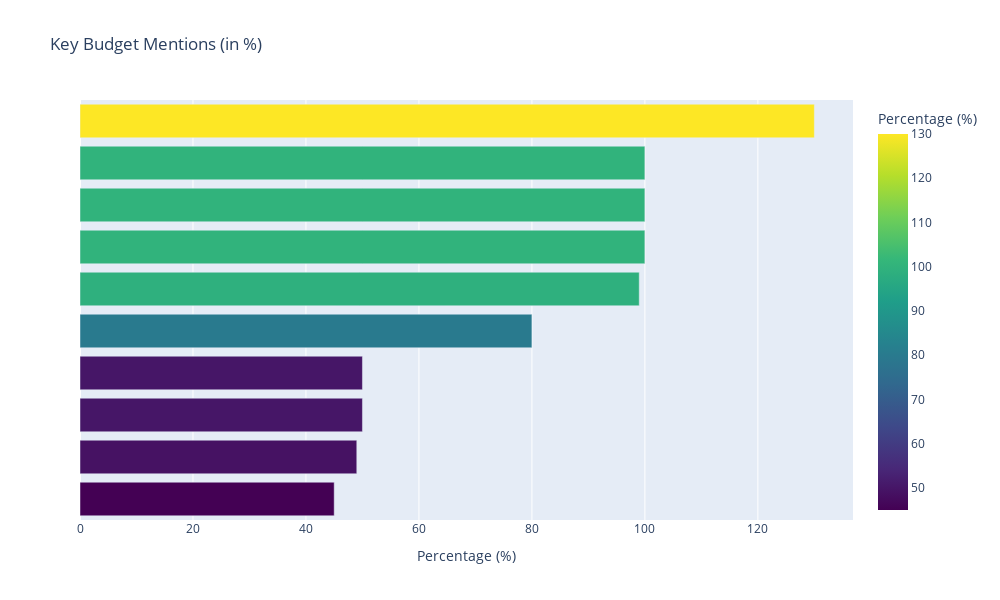

The notebook cell saved with this chart:
### Markdown cell above
## Above plot in interactive mode

### Code cell


### Figure 1 — Plotly figure (JSON) as saved in the notebook; plotly's stock layout.template omitted (floating-point values rounded to 4 significant figures)
{"data": [{"alignmentgroup": "True", "hovertemplate": "<b>%{hovertext}</b><br><br>Percentage (%)=%{marker.color}<br>Key Mentions=%{y}<extra></extra>", "hovertext": ["('Our Government', 'almost 1.1 lakh UG and PG medical education seats', 'ten years', 'an increase', '130 per cent')", "('Total number', 'students', '23 IITs', 'cent', '65,000 to 1.35 lakh', 'the past 10 years')", "('cent', 'I', 'the extension', 'the Mission', 'an enhanced total outlay')", "('The FDI limit', 'the insurance sector', 'cent')", "('the past 10 years', 'our Government', 'several reforms', 'convenience', 'tax payers', '1) faceless assessment', 'tax payers charter', '3) faster returns', 'almost 99 per cent returns', 'self- assessment', '(5) Vivad se Vishwas scheme')", "('15 crore households', '80 per cent', 'India’s rural population', 'access', 'potable tap water connections')", "('Farmers', 'the need', 'the cultivated area', '50 per cent', 'Government', 'procurement', 'prices')", "('This fund', 'to 25 per cent', 'the cost', 'bankable projects', 'a stipulation', 'at least 50 per cent', 'the cost', 'bonds', 'bank loans', 'PPPs')", "('This', 'up to 49 per cent contribution', 'the Government', 'the balance', 'ports', 'private sector')", "('their quality products', 'these MSMEs', '45 per cent', 'our exports')"], "legendgroup": "", "marker": {"color": [130, 100, 100, 100, 99, 80, 50, 50, 49, 45], "coloraxis": "coloraxis", "pattern": {"shape": ""}}, "name": "", "offsetgroup": "", "orientation": "h", "showlegend": false, "textposition": "outside", "type": "bar", "x": [130, 100, 100, 100, 99, 80, 50, 50, 49, 45], "xaxis": "x", "y": ["('Our Government', 'almost 1.1 lakh UG and PG medical education seats', 'ten years', 'an increase', '130 per cent')", "('Total number', 'students', '23 IITs', 'cent', '65,000 to 1.35 lakh', 'the past 10 years')", "('cent', 'I', 'the extension', 'the Mission', 'an enhanced total outlay')", "('The FDI limit', 'the insurance sector', 'cent')", "('the past 10 years', 'our Government', 'several reforms', 'convenience', 'tax payers', '1) faceless assessment', 'tax payers charter', '3) faster returns', 'almost 99 per cent returns', 'self- assessment', '(5) Vivad se Vishwas scheme')", "('15 crore households', '80 per cent', 'India’s rural population', 'access', 'potable tap water connections')", "('Farmers', 'the need', 'the cultivated area', '50 per cent', 'Government', 'procurement', 'prices')", "('This fund', 'to 25 per cent', 'the cost', 'bankable projects', 'a stipulation', 'at least 50 per cent', 'the cost', 'bonds', 'bank loans', 'PPPs')", "('This', 'up to 49 per cent contribution', 'the Government', 'the balance', 'ports', 'private sector')", "('their quality products', 'these MSMEs', '45 per cent', 'our exports')"], "yaxis": "y"}], "layout": {"barmode": "relative", "coloraxis": {"colorbar": {"title": {"text": "Percentage (%)"}}, "colorscale": [[0, "#440154"], [0.1111, "#482878"], [0.2222, "#3e4989"], [0.3333, "#31688e"], [0.4444, "#26828e"], [0.5556, "#1f9e89"], [0.6667, "#35b779"], [0.7778, "#6ece58"], [0.8889, "#b5de2b"], [1, "#fde725"]]}, "height": 600, "legend": {"tracegroupgap": 0}, "title": {"text": "Key Budget Mentions (in %)"}, "width": 1000, "xaxis": {"anchor": "y", "autorange": true, "domain": [0, 1], "range": [0, 136.8], "title": {"text": "Percentage (%)"}, "type": "linear"}, "yaxis": {"anchor": "x", "autorange": true, "categoryorder": "total ascending", "domain": [0, 1], "range": [-0.5, 9.5], "showticklabels": false, "title": {"text": ""}, "type": "category"}}}
